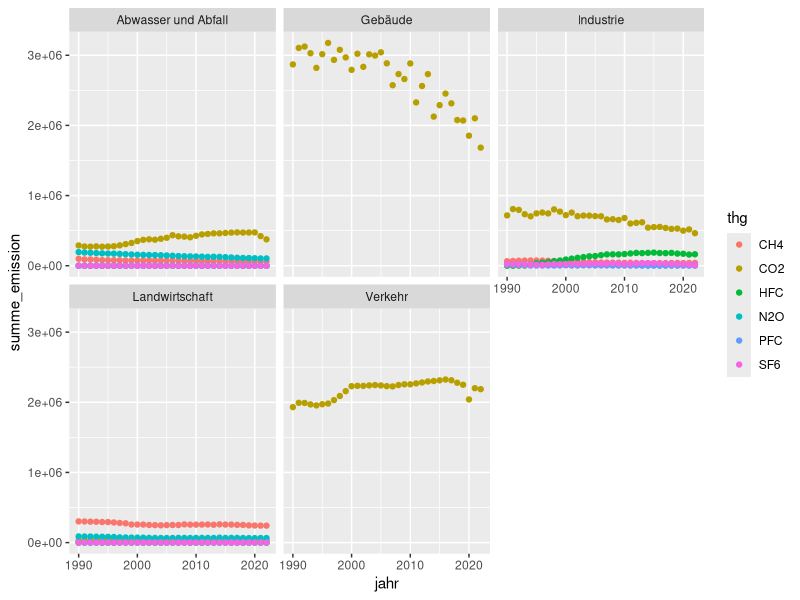
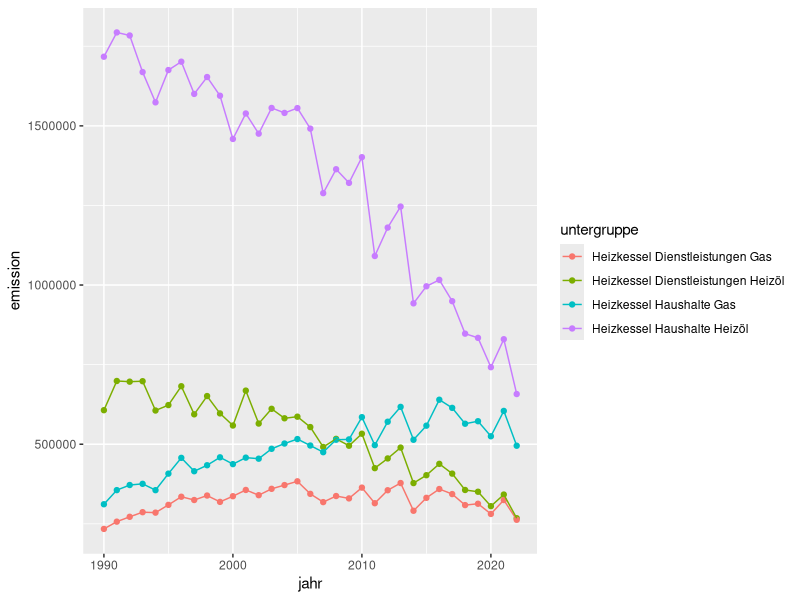
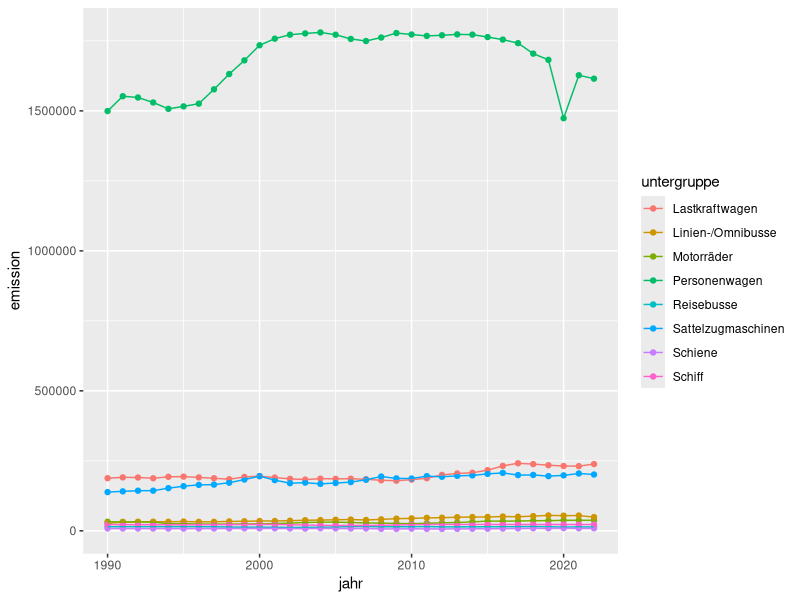

Write R code to recreate these figures, in order.
## ---- chunk 1
library(tidyverse)
library(readxl)
## ---- chunk 2
treibhausgase_in <- read_csv(here::here("data/ktzh-treibhausgase/KTZH_00002683_00005504.csv")) 

treibhausgase <- treibhausgase_in |>
    select(-nfr, -quelle, -einheit, -einheit_lang) 
## ---- chunk 3

glimpse(treibhausgase)

treibhausgase |> 
    distinct(hauptgruppe)

treibhausgase |> 
    count(thg_agg)

treibhausgase |> 
    count(hauptgruppe, untergruppe)

treibhausgase |> 
    count(jahr)
 

## ---- chunk 4
treibhausgase |> 
    filter(hauptgruppe == "Verkehr")

treibhausgase |> 
    filter(hauptgruppe != "Verkehr")

treibhausgase |> 
    filter(hauptgruppe == "Verkehr", jahr == 2022)

treibhausgase |> 
    filter(thg == "CH4" | thg == "CO2" | thg == "N20")

treibhausgase |> 
    filter(thg %in% c("CH4", "CO2", "N20"))


treibhausgase |> 
    filter(jahr > 2010)

treibhausgase |> 
    filter(jahr <= 2010)



## ---- chunk 5
treibhausgase_verkehr <- treibhausgase |> 
    filter(hauptgruppe == "Verkehr", jahr == 2022) 
## ---- chunk 6

treibhausgase_verkehr |> 
    arrange(emission)

treibhausgase_verkehr |> 
    arrange(desc(emission))

## ---- chunk 7
treibhausgase_verkehr |> 
    select(jahr, untergruppe, emission)

treibhausgase_verkehr |> 
    select(-hauptgruppe)

treibhausgase_verkehr |> 
    select(jahr:untergruppe, emission)
## ---- chunk 8
treibhausgase_verkehr |> 
    rename(emission_co2eq_ton = emission) |> 
    select(jahr, untergruppe, emission_co2eq_ton)
## ---- chunk 9
treibhausgase_verkehr |> 
    mutate(emission_co2eq_kg = emission * 1000) 
## ---- chunk 10
treibhausgase |> 
    group_by(jahr, hauptgruppe, thg) |> 
    summarise(
        summe_emission = sum(emission)
    ) |> 
    ggplot(aes(x = jahr, y = summe_emission, color = thg)) +
    geom_point() +
    facet_wrap(~hauptgruppe)

treibhausgase |> 
    filter(hauptgruppe == "Gebäude") |> 
    ggplot(aes(x = jahr, y = emission, color = untergruppe)) +
    geom_point() +
    geom_path()

treibhausgase |> 
    filter(hauptgruppe == "Verkehr") |> 
    ggplot(aes(x = jahr, y = emission, color = untergruppe)) +
    geom_point() +
    geom_path()


